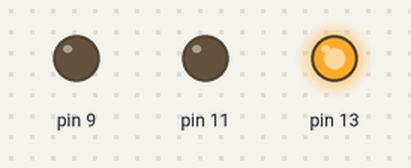
A sketch run on a simulated Arduino Uno, built with avr-gcc and run on an emulated ATmega328P. Shown: output pins drawn as LEDs (lit = HIGH).

Above: at 1.5 s.
At 9.0 s:
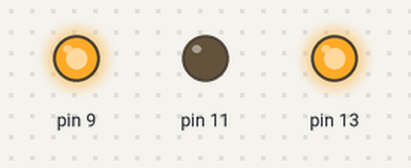
At 19.0 s:
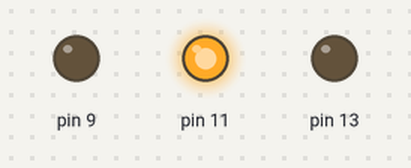
At 33.5 s:
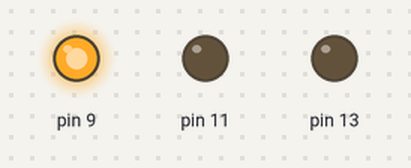
Timing chart, 0 to 36.4 s (numbered marks = the images above):
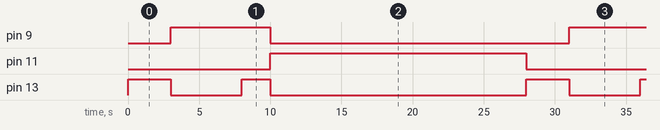

The sketch:

Traffic_Signal.ino
```cpp
void setup()
{
  pinMode(13, OUTPUT);
  pinMode(11, OUTPUT);
  pinMode(9, OUTPUT);
}

void loop(){
    changeLights();
    delay(15000);
}

void changeLights(){
    // green off, yellow on for 3 seconds
    digitalWrite(11, LOW);
    digitalWrite(13, HIGH);
    delay(3000);

    // turn off yellow, then turn red on for 5 seconds
    digitalWrite(13, LOW);
    digitalWrite(9, HIGH);
    delay(5000);

    // red and yellow on for 2 seconds (red is already on though)
    digitalWrite(13, HIGH);
    delay(2000);

    // turn off red and yellow, then turn on green
    digitalWrite(9, LOW);
    digitalWrite(13, LOW);
    digitalWrite(11, HIGH);
    delay(3000);
}
```

Measured:
- by itself, pin 9: alternates HIGH for 7.0 s and LOW for 21.0 s
- by itself, pin 11: alternates HIGH for 18.0 s and LOW for 10.0 s
- by itself, pin 13: repeats every 28.0 s: LOW 5.0 s, HIGH 2.0 s, LOW 18.0 s, HIGH 3.0 s
